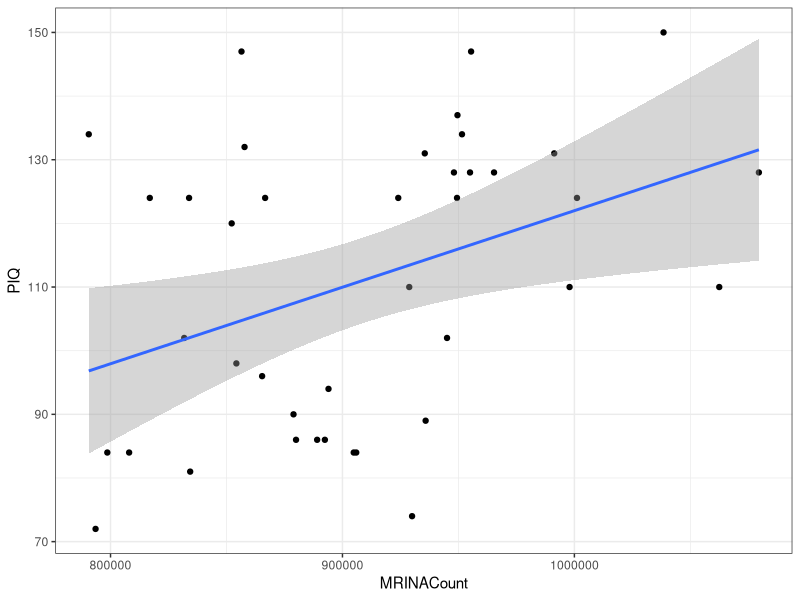

This chart was generated by the following R code: (Note: this script raises an error after producing the figure.)
## ---- chunk 1
# output options
options(width = 70, scipen = 6, digits = 3)
library(knitr)
# chunk default options
opts_chunk$set(fig.align='center', tidy = FALSE, 
               fig.width = 7, fig.height = 3, 
               warning = FALSE)
## ---- chunk 2
lm_equation <- function(fit, strict = TRUE, rnd = 2){
#   extracting call formula 
  frml <- as.character(fit$call)[2]
#   extract signs
    sign <- ifelse(grepl("-", coef(fit)[-1]), " - ", " + ")
  # extract coefficients
  coeffs <- format(round(abs(coef(fit)), rnd), digits = 2, nsmall = rnd, trim = TRUE)
  if(strict == TRUE){
    i <- 1:(length(coeffs) - 1)
    vars <- c("Y", paste0(" X", i))
    
  } else {
# extract vector of variable names
  vars <- c(all.vars(formula(fit))[1], names(fit$coefficients)[-1])
# combine everything
  }
  start <- ifelse(coef(fit)[1] > 0, paste(vars[1], coeffs[1], sep = " = "), paste(vars[1], coeffs[1], sep = " = - "))
  end <- paste(sign, coeffs[-1], vars[-1], sep = "", collapse = "")
  return(paste0(start, end, sep = ""))
}
## ---- chunk 3
## Код из прошлой лекции #################################

## Открываем данные
library(readxl)
brain <- read.csv("data/IQ_brain.csv", header = TRUE)

## Линейная модель
brain_model <- lm(PIQ ~ MRINACount, data = brain)
summary(brain_model)
## ---- chunk 4

library(ggplot2)
theme_set(theme_bw())
ggplot(brain, aes(x = MRINACount, y = PIQ)) + 
  geom_point() + 
  geom_smooth(method = "lm")
## ---- chunk 5
summary(brain_model)
## ---- chunk 6

pl_exp <- pl_brain + geom_smooth(method="lm", se=F, size=1.3) + geom_abline(aes(intercept=mean(PIQ), slope=0), size=1.3) + geom_text(label="Mean IQ", aes(x=1050000, y=(mean(PIQ)-6)), size = 4) + geom_segment(data=brain_predicted, aes(x=MRINACount, y=mean(PIQ), xend=MRINACount, yend=fit)) + ggtitle("Explained variation")

pl_res <- pl_brain + geom_smooth(method="lm", se=F, size=1.3) + geom_segment(data=brain_predicted, aes(x=MRINACount, y=PIQ, xend=MRINACount, yend=fit)) + ggtitle("Residual variation")

pl_tot <-pl_brain + geom_abline(aes(intercept=mean(PIQ), slope=0), size=1.3) + geom_text(label="Mean IQ", aes(x=1050000, y=(mean(PIQ)-6)), size = 5) + geom_segment(data=brain_predicted, aes(x=MRINACount, y=PIQ, xend=MRINACount, yend=mean(PIQ))) + ggtitle("Total variation")


grid.arrange(pl_exp, pl_res, pl_tot, nrow=1)
## ---- chunk 7
f <- seq(-0.2, 10, 0.1)
ggplot(data.frame(f = f, p = df(f, 1, 38)), aes(x = f, y = p)) + geom_line(size = 1.3) + ggtitle("F-distribution") + xlab("F") + geom_vline(xintercept = c(6.686), color = "red") + geom_hline(yintercept = 0) + xlim(-0.2, 10)
## ---- chunk 8
x <- rnorm(100, 20, 5)
y1 <- 10 * x + 5 + rnorm(100, 0, 5)
y2 <- 10 * x + 5 + rnorm(100, 0, 40)
d <- data.frame(x=x, y1=y1)
pl_R1 <- ggplot(d, aes(x=x, y=y1)) + geom_point() + geom_smooth(method="lm", se=F) 
pl_R2 <- ggplot(d, aes(x=x, y=y2)) + geom_point() + geom_smooth(method="lm", se=F) 
grid.arrange (pl_R1, pl_R2)
## ---- chunk 9
summary(brain_model)
